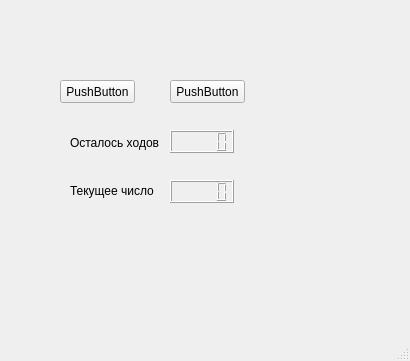
<?xml version="1.0" encoding="UTF-8"?>
<ui version="4.0">
 <class>MainWindow</class>
 <widget class="QMainWindow" name="MainWindow">
  <property name="geometry">
   <rect>
    <x>0</x>
    <y>0</y>
    <width>410</width>
    <height>361</height>
   </rect>
  </property>
  <property name="windowTitle">
   <string>MainWindow</string>
  </property>
  <widget class="QWidget" name="centralwidget">
   <widget class="QPushButton" name="pushButton">
    <property name="geometry">
     <rect>
      <x>60</x>
      <y>80</y>
      <width>75</width>
      <height>23</height>
     </rect>
    </property>
    <property name="text">
     <string>PushButton</string>
    </property>
   </widget>
   <widget class="QPushButton" name="pushButton_2">
    <property name="geometry">
     <rect>
      <x>170</x>
      <y>80</y>
      <width>75</width>
      <height>23</height>
     </rect>
    </property>
    <property name="text">
     <string>PushButton</string>
    </property>
   </widget>
   <widget class="QLCDNumber" name="lcdNumber">
    <property name="geometry">
     <rect>
      <x>170</x>
      <y>130</y>
      <width>64</width>
      <height>23</height>
     </rect>
    </property>
   </widget>
   <widget class="QLCDNumber" name="lcdNumber_2">
    <property name="geometry">
     <rect>
      <x>170</x>
      <y>180</y>
      <width>64</width>
      <height>23</height>
     </rect>
    </property>
   </widget>
   <widget class="QLabel" name="label">
    <property name="geometry">
     <rect>
      <x>70</x>
      <y>133</y>
      <width>91</width>
      <height>20</height>
     </rect>
    </property>
    <property name="text">
     <string>Осталось ходов</string>
    </property>
   </widget>
   <widget class="QLabel" name="label_2">
    <property name="geometry">
     <rect>
      <x>70</x>
      <y>175</y>
      <width>91</width>
      <height>31</height>
     </rect>
    </property>
    <property name="text">
     <string>Текущее число</string>
    </property>
   </widget>
   <widget class="QLabel" name="label_3">
    <property name="geometry">
     <rect>
      <x>50</x>
      <y>25</y>
      <width>211</width>
      <height>31</height>
     </rect>
    </property>
    <property name="text">
     <string/>
    </property>
   </widget>
  </widget>
  <widget class="QMenuBar" name="menubar">
   <property name="geometry">
    <rect>
     <x>0</x>
     <y>0</y>
     <width>410</width>
     <height>21</height>
    </rect>
   </property>
  </widget>
  <widget class="QStatusBar" name="statusbar"/>
 </widget>
 <resources/>
 <connections/>
</ui>
